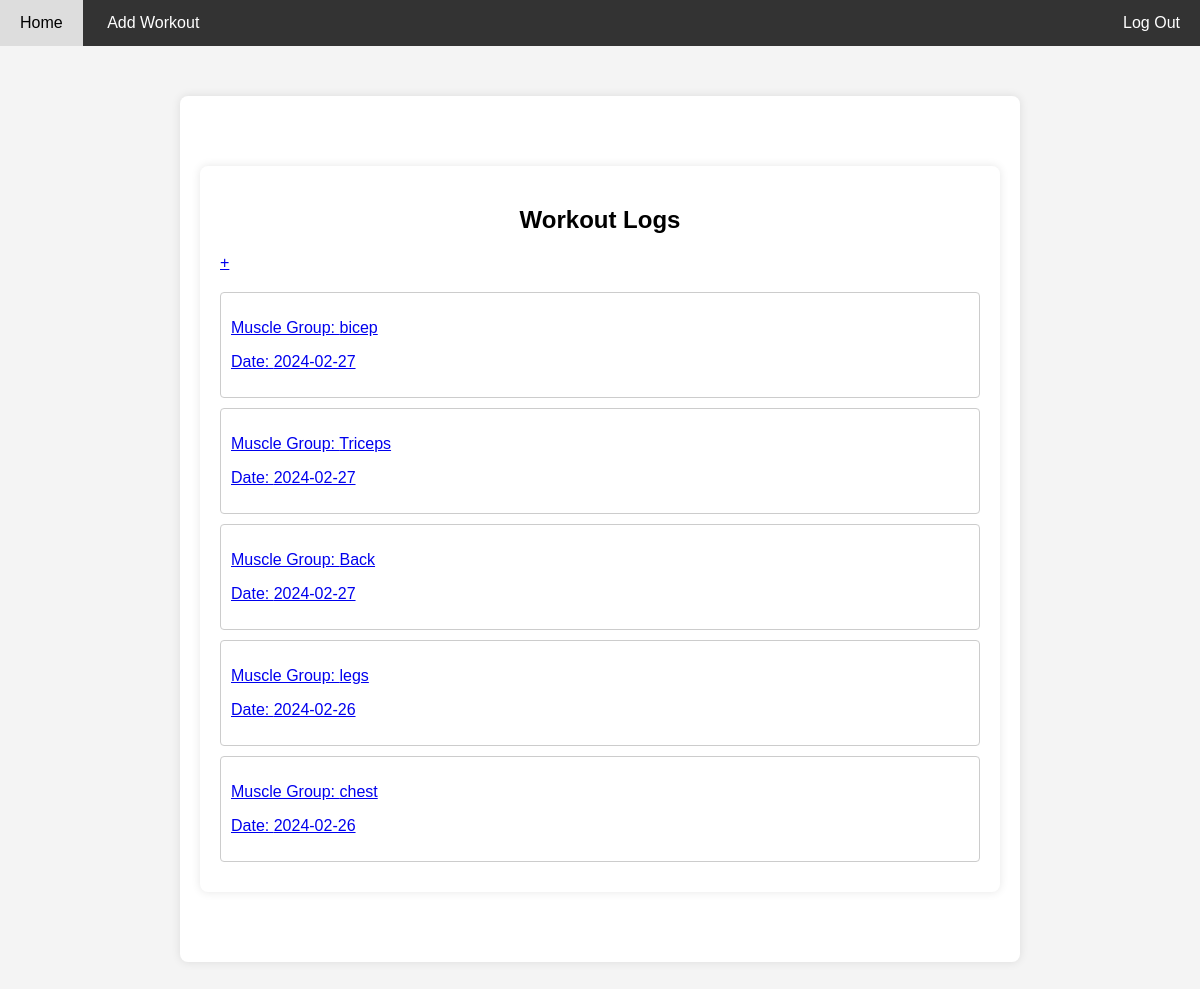
The app's page / (signed in), older data.
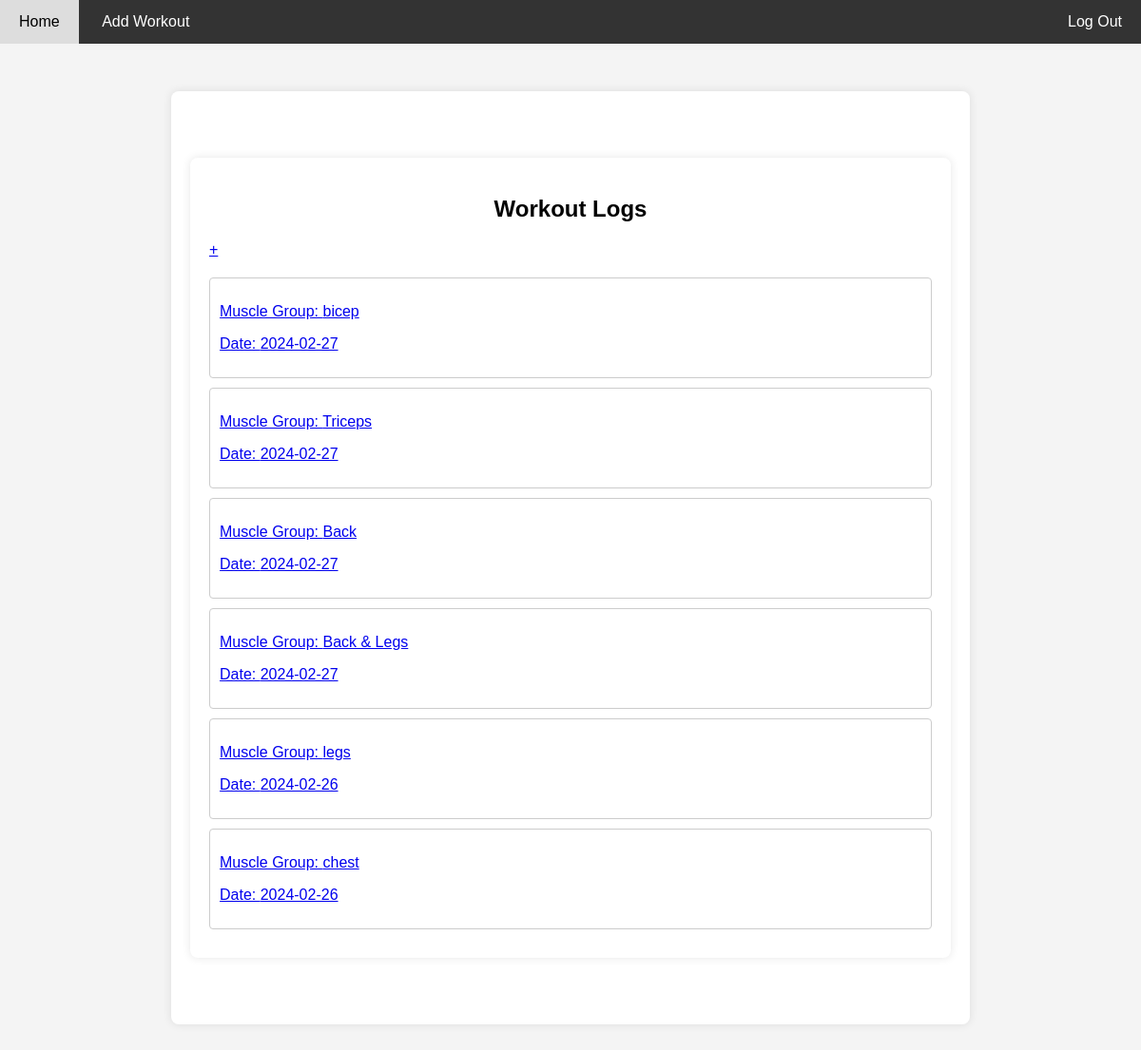
The same page, newer data.
### tables this page shows
CREATE TABLE logs (id INTEGER PRIMARY KEY AUTOINCREMENT NOT NULL, user_id INT NOT NULL, date DATE NOT NULL, muscle_group TEXT NOT NULL, FOREIGN KEY (user_id) REFERENCES users (id));

### app.py (the view)
@app.route("/")
@login_required
def index():
    logs = db.execute("""SELECT * FROM logs WHERE user_id = ?
                      ORDER BY date DESC""", session["user_id"])
    return render_template("index.html", logs = logs)

### app.py (called while the page is built)
@app.after_request
def after_request(response):
    response.headers["Cache-Control"] = "no-cache, no-store, must-revalidate"
    response.headers["Expires"] = 0
    response.headers["Pragma"] = "no-cache"
    return response

### helpers.py (called while the page is built)
def login_required(f):
    @wraps(f)
    def decorated_function(*args, **kwargs):
        if session.get("user_id") is None:
            return redirect("/login")
        return f(*args, **kwargs)
    return decorated_function

### templates/index.html (shortened to what this page needs)
{% extends "layout.html" %}
{% block main %}
    <div class="container">
        <h2>Workout Logs</h2>
        <a href="/add_log" class="add_log_sign">+</a>
        <div class="logs">
            {% for log in logs %}
            <a href="/log/{{ log.id }}" class="log_details">
                <div class="log">
                    <p>Muscle Group: {{ log.muscle_group }}</p>
                    <p>Date: {{ log.date }}</p>
                </div>
            </a>
            {% endfor %}
        </div>
    </div>
{% endblock %}

### templates/layout.html (shortened to what this page needs)
<!DOCTYPE html>
<html lang="en">
<head>
    <link rel="stylesheet" href="{{ url_for('static', filename='styles.css') }}">
</head>
<body>
    <div class="navbar">
        {% if session["user_id"] %}
            <ul class="left">
                <li {% if request.path == '/' %} class="active" {% endif %}><a href="/">Home</a></li>
                <li {% if request.path == '/add_log' %} class="active" {% endif %}><a href="/add_log">Add Workout</a></li>
            </ul>
            <ul class="right">
                <li><a href="/logout">Log Out</a></li>
            </ul>
        {% else %}
            <ul class="right">
                <li {% if request.path == '/login' %} class="active" {% endif %}><a href="/login">Login</a></li>
                <li {% if request.path == '/register' %} class="active" {% endif %}><a href="/register">Register</a></li>
            </ul>
        {% endif %}
      </div>
    <main class="container py-5 text-center">
        {% block main %}{% endblock %}
    </main>

### static/styles.css (style rules this page uses)
body { font-family: Arial, sans-serif; margin: 0; padding: 0; background-color: #f4f4f4; }
.container { max-width: 800px; margin: 50px auto; padding: 20px; background-color: #fff; border-radius: 8px; box-shadow: 0 0 10px rgba(0, 0, 0, 0.1); display:block; justify-content: center; align-items: center; }
h2 { text-align: center; }
.logs { margin-top: 20px; }
.log { border: 1px solid #ccc; border-radius: 4px; padding: 10px; margin-bottom: 10px; }
.navbar { background-color: #333; overflow: hidden; }
.navbar ul { list-style-type: none; margin: 0; padding: 0; float: left; }
.navbar li { display: inline-block; }
.navbar a { display: block; color: white; text-align: center; padding: 14px 20px; text-decoration: none; }
.navbar .active { background-color: #4e3355; }
.navbar .left { float: left; }
.navbar .right { float: right; }

Row changes from the older to the newer data that the page shows:
added logs: muscle_group "Back & Legs", date "2024-02-27"
